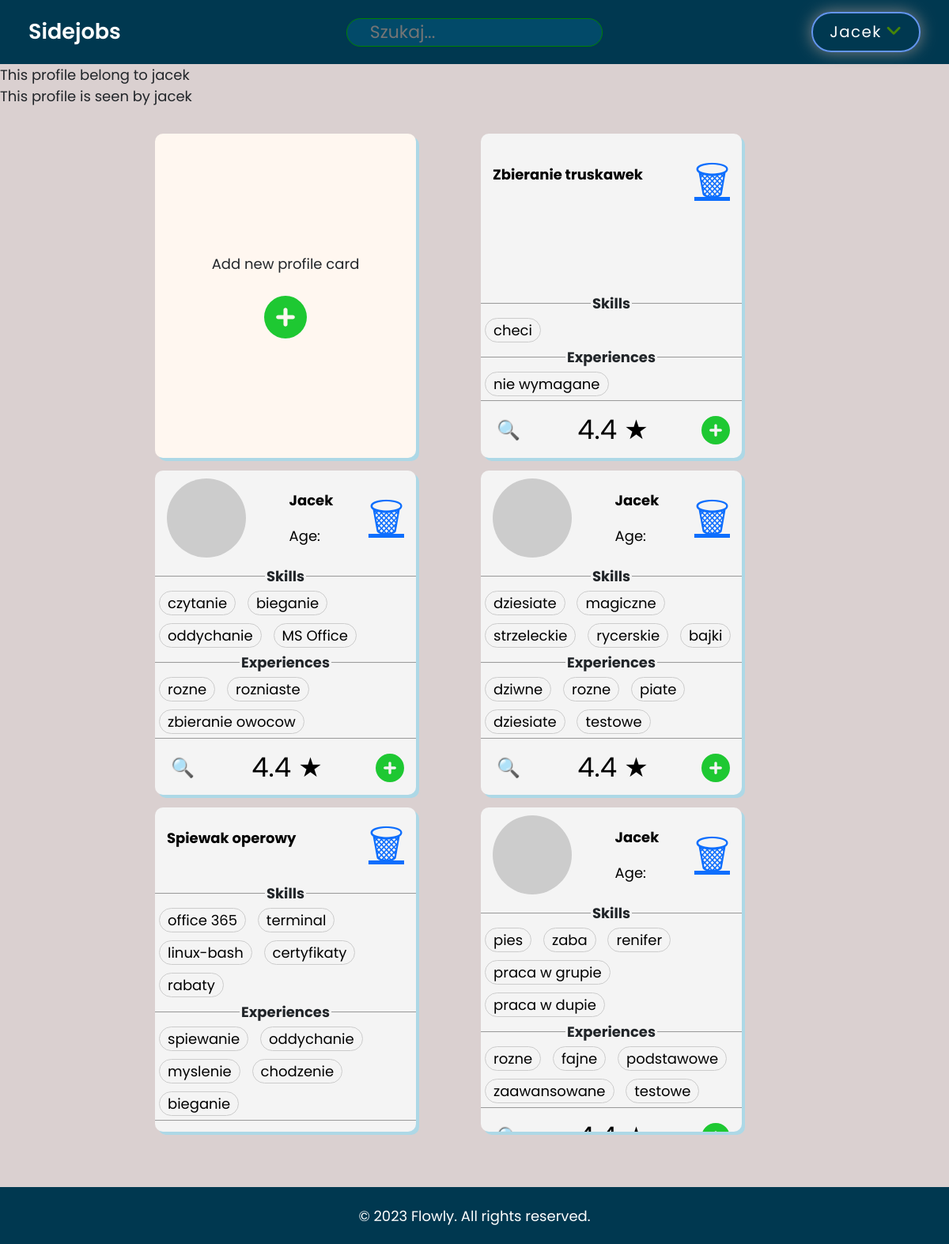
Screenshot of /profile/1 (signed in) with the database file from the repository.
### accounts/models.py (models this page shows, shortened)
class Card(models.Model):
    user = models.ForeignKey(User, on_delete=models.CASCADE)
    subscribers = models.ManyToManyField(User, related_name='subscribed_cards', blank=True)
    WORK_TYPE_CHOICES = (
        ('Godzinowa', 'Godzinowa'),
        ('Zlecenie', 'Zlecenie'),
    )
    CARD_TYPE_CHOICES = (
        ('looking_for_job', 'Szukam pracy'),
        ('looking_for_worker', 'Szukam pracownika'),
    )
    card_type = models.CharField(max_length=20, choices=CARD_TYPE_CHOICES)
    work_type = models.CharField(max_length=20, choices=WORK_TYPE_CHOICES)
    needed_workers = models.PositiveIntegerField(null=True, blank=True)
    CURRENCY_CHOICES = (
        ('PLN', 'PLN'),
        ('USD', 'USD'),
        ('EUR', 'EUR'),
    )
    job_name = models.CharField(max_length=100, blank=True, null=True, help_text="Tylko jeśli szukasz pracowników")
    rate = models.DecimalField(max_digits=10, decimal_places=2)
    currency = models.CharField(max_length=3, choices=CURRENCY_CHOICES)
    skills = models.TextField(help_text="Umiejętności (oddzielone przecinkami)")
    experiences = models.TextField(help_text="Doświadczenie (oddzielone przecinkami)")
    description = models.TextField(max_length=5000)
    created_at = models.DateTimeField(auto_now_add=True)

### accounts/views.py (the view)
# urls.py: path('profile/<str:pk>', views.profilePage, name='profile'),
@login_required(login_url='login')
def profilePage(request, pk):
    try:
        user = User.objects.get(id=pk)
    except User.DoesNotExist:
        return redirect('home')
    is_superuser = user.is_superuser
    user_cards = Card.objects.filter(user_id=pk)
    for card in user_cards:
        card.experiences_list = card.experiences.split(',')
        card.skills_list = card.skills.split(',')
    context= {'user': user, 'is_superuser': is_superuser, 'user_cards': user_cards}
    return render(request, 'accounts/profile.html', context)

### accounts/templates/accounts/profile.html (shortened to what this page needs)
{% extends 'accounts/main.html' %}
{% load static %}
{% block header %}
{% include 'accounts/header.html' %}
{% endblock %}
{% block content %}
<p>This profile belong to {{ user.first_name }}</p>
<p>This profile is seen by {{ request.user.first_name}}</p>
<div class="grid">
    {% if request.user.is_authenticated and request.user == user %}
    <div class="col">
        <div class="profile-card">
            <div>Add new profile card</div>
            <br>
            <a class="create-card-plus" href="{% url 'createcard' %}">
            </a>
        </div>
    </div>
    {% endif %}
    {% if user_cards %}
        {% for card in user_cards %}
            <div class="col">
                <div class="user-card">
                    <div class="top">
                        {% if card.card_type == 'looking_for_worker' %}
                            <div class="top-text">{{ card.job_name|capfirst }}</div>
                        {% else %}
                            <div class="profile-image"></div>
                            <div class="name-age space">
                                <div class="top-text">{{ user.first_name|capfirst }}</div>
                                <div>Age: </div>
                            </div>
                        {% endif %}
                        <a href="{% url 'confirm_delete_card' card_id=card.id%}">
                            <div class="trash-icon">&#128465;</div>
                        </a>
                    </div>
                    <div class="middle">
                      <fieldset class="fieldset-skills">
                        <legend>Skills</legend>
                        <div class="pill-container skill-container">
                            {% for skill in card.skills_list %}
                                <div class="pill skill">{{ skill }}</div>
                            {% endfor %}
                        </div>
                      </fieldset>
                      <fieldset class="fieldset-experiences">
                        <legend>Experiences</legend>
                        <div class="pill-container experience-container">
                            {% for experience in card.experiences_list %}
                                <div class="pill experience">{{ experience }}</div>
                            {% endfor %}
                        </div>
                      </fieldset>
                    </div>
                    <div class="bottom">
                        <div class="lupe-icon">&#128269;</div>
                        <div class="rating-icon">4.4 &#9733;</div>
                        <a href="{% url 'home' %}">
                        </a>
                    </div>
                  </div>
            </div>
        {% endfor %}
    {% endif %}
</div>
{% endblock content %}

### accounts/templates/accounts/header.html (shortened to what this page needs)
<header>
    <p class="logo"><a href="{% url 'home' %}">Sidejobs</a></p>
    <form class="search-bar">
        <input id="search" type="search" placeholder="Szukaj..." autofocus required />
    </form>
    {% if request.user.is_authenticated %}
        <div class="menu">
            <div class="user-profile-button">
                <div class="toggle-btn">
                    <span>{{ request.user.first_name }}</span>
                    <i class="fa-solid fa-light fa-angle-down fa-lg"></i>
                </div>
            </div>
        </div>
    {% else %}
        <div class="user-profile-button"><a href="{% url 'login' %}">Login</a></div>
    {% endif %}
</header>

### static/css/main.css (style rules this page uses)
* { margin: 0; box-sizing: border-box; font-size: 18px; }
body { font-family: "Poppins", sans-serif; position: relative; background-color: #dad0d0; min-height: 100vh; display: flex; flex-direction: column; }
header { position: relative; width: 100%; height: 4.5rem; background-color: #003850; display: flex; align-items: center; justify-content: center; z-index: 10; padding-left: 2rem; padding-right: 2rem; }
.profile-card { display: flex; flex-direction: column; align-items: center; justify-content: center; background-color: #FFF7F0; width: 330px; height: 410px; border-radius: 10px; box-shadow: 4px 4px lightblue; }
.profile-card a { text-decoration: none; }
p { margin: 0; }
.logo { position: relative; font-size: 1.5rem; color: #FFFFFF; text-decoration: none; font-weight: 600; }
.logo a { all: unset; cursor: pointer; }
.toggle-btn span { font-size: 1.1rem; color: #FFFFFF; font-weight: 400; letter-spacing: 0.08rem; text-transform: capitalize; }
.search-bar { position: absolute; top: 50%; left: 50%; transform: translate(-50%, -50%); width: 18rem; background: #024a69; border-radius: 25px; }
.search-bar input, button { height: 2rem; font-family: "Poppins", sans-serif; border: solid 1px green; border-radius: 25px; color: #FFFFFF; font-size: 1.8rem; }
.search-bar input[type=search] { width: 100%; font-size: 22px; background: #024a69; padding: 0 1.6rem; transition: 0.5s cubic-bezier(0, 0, 0.43, 1.49); z-index: 1; position: relative; outline: none; }
.search-bar input:not(:placeholder-shown) { border-radius: 25px 0 0 25px; width: 85%; }
.user-profile-button { border: 2px solid cornflowerblue; color: #458509; position: relative; cursor: pointer; text-decoration: none; padding: 0.5rem 1.2rem; border-radius: 25px; transition: background-color 0.8s, color 0.5s; box-shadow: 0 0 20px grey; letter-spacing: 0.03rem; }
.grid { display: block; padding: 16px; display: grid; grid-gap: 16px; margin-left: 10rem; margin-right: 10rem; margin-bottom: 3rem; margin-top: 1rem; }
@media (min-width: 910px) { .fieldset-dashboard, .grid { grid-template-columns: repeat(2, 1fr); } }
.user-card { width: 330px; height: 410px; background-color: #f4f4f4; border-radius: 10px; overflow: hidden; display: flex; flex-direction: column; box-shadow: 4px 4px lightblue; }
.top { display: flex; position: relative; align-items: center; justify-content: space-between; color: black; padding: 10px 15px; flex: 30%; }
.profile-image { width: 100px; height: 100px; border-radius: 50%; background-color: #ccc; margin-right: 10px; }
.trash-icon { font-size: 50px; cursor: pointer; }
.middle { display: flex; flex-direction: column; align-items: center; justify-content:flex-end; box-sizing: border-box; flex: 55%; }
.fieldset-skills { padding: 0; width: 100%; border-bottom: none; }
.top-text { font-weight: bold; padding-bottom: 1rem; }
fieldset, legend { all: revert; }
.fieldset-experiences { padding: 0; width: 100%; }
.fieldset-skills legend { margin: 0; font-weight: bold; text-align: center; }
.fieldset-experiences legend { margin: 0; font-weight: bold; text-align: center; }
.bottom { display: flex; align-items: center; justify-content: space-between; color: black; padding: 10px 15px; flex: 15%; }
.lupe-icon { font-size: 24px; margin: 0 5px; }
.rating-icon { font-size: 34px; margin: 0 5px; }
.pill { padding: 1px 10px; border: 1px solid #ccc; border-radius: 20px; margin: 5px; color: black; display: inline-block; }

### accounts/templates/accounts/profile.html (style rules this page uses)
svg { fill:#1ec832 }

### rows the page displays
Card: job_name "Zbieranie truskawek", skills_list "checi", experiences_list "nie wymagane"
Card: skills_list "czytanie" "bieganie" "oddychanie" "MS Office", experiences_list "rozne" "rozniaste" "zbieranie owocow"
Card: skills_list "dziesiate" "magiczne" "strzeleckie" "rycerskie" "bajki", experiences_list "dziwne" "rozne" "piate" "dziesiate" "testowe"
Card: job_name "Spiewak operowy", skills_list "office 365" "terminal" "linux-bash" "certyfikaty" "rabaty", experiences_list "spiewanie" "oddychanie" "myslenie" "chodzenie" "bieganie"
Card: skills_list "pies" "zaba" "renifer" "praca w grupie" "praca w dupie", experiences_list "rozne" "fajne" "podstawowe" "zaawansowane" "testowe"

### other values shown
{{ request.user.first_name }} "Jacek"
{{ user.first_name }} "jacek"
{{ request.user.first_name }} "jacek"
{{ user.first_name|capfirst }} "Jacek"
